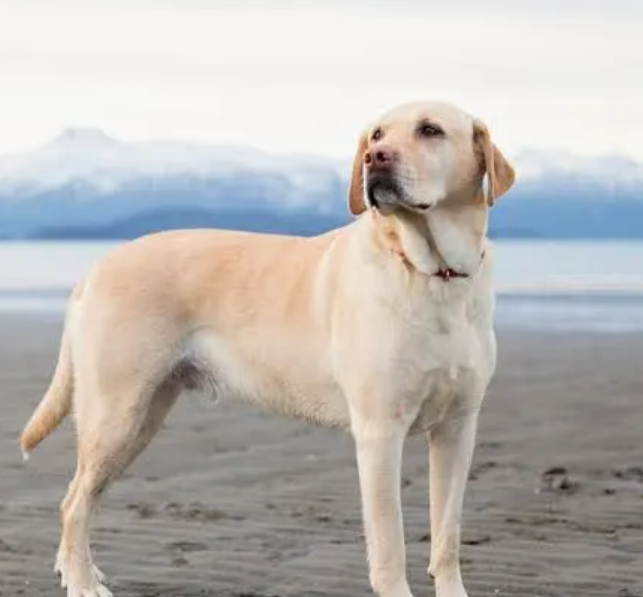
#> input picture day_2/TEAM_NOTEBOOK_DAY_2/dog.png, 643 x 597 px
$ jupyter execute --allow-errors team2.ipynb   (shell and % lines are left out)
#> lines starting #> are read from the running program, lines starting #| are printed output that depends on the picture; long printed decimals are rounded
Team *2*

## A) Matplotlib + NumPy Core

1. Create `x` and compute `y = np.where(x<0, x**2, np.sqrt(x+1))`. Plot with axis labels and grid.

[cell 1]
import numpy as np
import matplotlib.pyplot as plt

x = np.array([20, 30, 40, 1000])
y = np.where(x<0, x**2, np.sqrt(x+1))
plt.plot(x[::-1],y)
plt.grid()
plt.xlabel("Timp (Zile)")
plt.ylabel("Satisfactia studentilor care aleg BioINSF")
plt.show()

### 2. Create `u = np.linspace(-2,2,201)` and compute `U = u[:,None]`, `V = u[None,:]`. Plot `U*V` and `U+V` as heatmaps.

[cell 2]
import numpy as np
import matplotlib.pyplot as plt
import seaborn as sns
import matplotlib.pyplot as plt
import random

[cell 3]
u = np.linspace(-2,2,201)
u

[cell 4]
U = u[:,None]
V = u[None,:]

[cell 5]
U

[cell 6]
V

[cell 7]
A = U + V

[cell 8]
sns.heatmap(A)
plt.show()
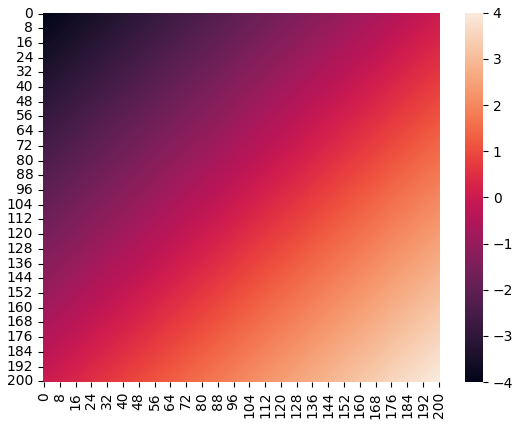
#> figure drawn by matplotlib, 2 panels

[cell 9]
B = U * V

[cell 10]
sns.heatmap(B)
plt.show()
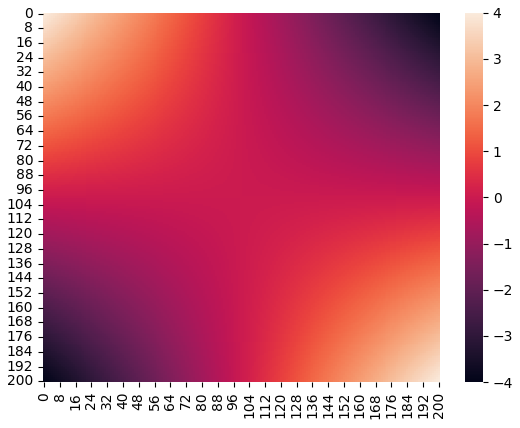
#> figure drawn by matplotlib, 2 panels

3. Simulate a random walk: `steps = np.random.choice([-1,1], size=2000)`, `pos = steps.cumsum()`. Plot and annotate the maximum distance from start.

[cell 11]
steps = np.random.choice([-1,1], size=2000)
pos = steps.cumsum()

max_step = np.argmax(np.abs(pos))

plt.figure()
plt.plot(pos)
plt.title("Random Walk")
plt.xlabel("Step")
plt.ylabel("Position")
plt.grid()
plt.annotate('Distance to BIOSINF', xy=(max_step,pos[max_step]), xytext=(max_step,pos[max_step]),arrowprops=dict(facecolor='black', shrink=0.05),)
plt.show()
#> figure, not shown here; curve peaks at x = 1617, y = 38

print(max_step)

### 4. Make a 6×6 array. Set a checkerboard pattern to −1 using slicing. Plot before and after.

[cell 12]
x = np.zeros((6, 6), dtype=int)
plt.plot(x)
plt.show()
x[1::2, ::2] = -1
x[::2, 1::2] = -1
print(x)
plt.plot(x)
plt.show()
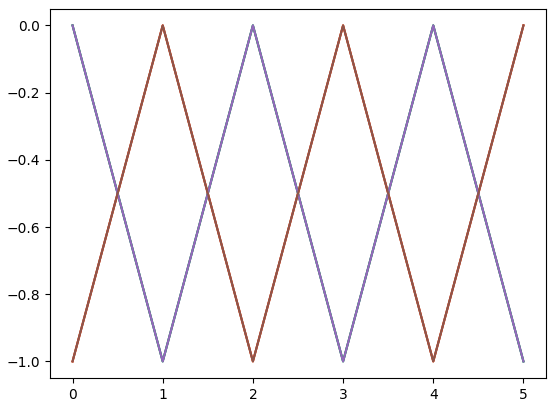
#> figure drawn by matplotlib, 1 panel

[cell 13]
def printcheckerboard(n):
#> called with n = 6
    print("Before")

    # create a n * n matrix
    x = np.zeros((n, n), dtype=int)
    plt.plot(x)
    plt.show()
    # fill with 1 the alternate cells in rows and columns
    x[1::2, ::2] = -1
    x[::2, 1::2] = -1

    # print the pattern
    for i in range(n):
        for j in range(n):
            print(x[i][j], end=" ")
        print()
    print("After")
    plt.plot(x)
    plt.show()

# driver code
n = 6
printcheckerboard(n)

5. Reshape `np.arange(36)` to (6,6). Reshape it to (3,12), swap axes, and reshape back. Plot the result as an image.

[cell 14]
import numpy as np
import numpy
row = np.arange(36)
row

[cell 15]
reshape_1 = row.reshape(6,6)
reshape_1

[cell 16]
reshape_2 = reshape_1.reshape(3,12)
reshape_2

[cell 17]
plt.plot(reshape_2)
plt.show()
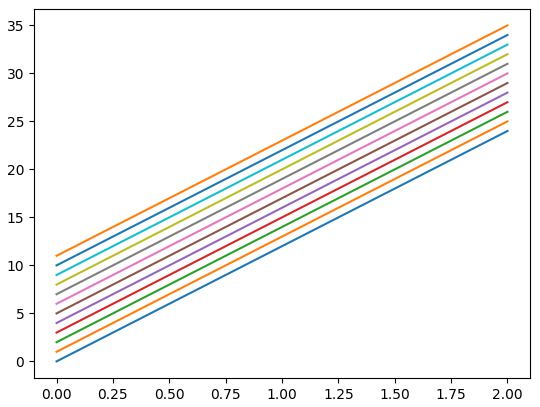
#> figure drawn by matplotlib, 1 panel

[cell 18]
reshape_3 = np.transpose(reshape_2)
reshape_3

[cell 19]
plt.plot(reshape_3)
plt.show()
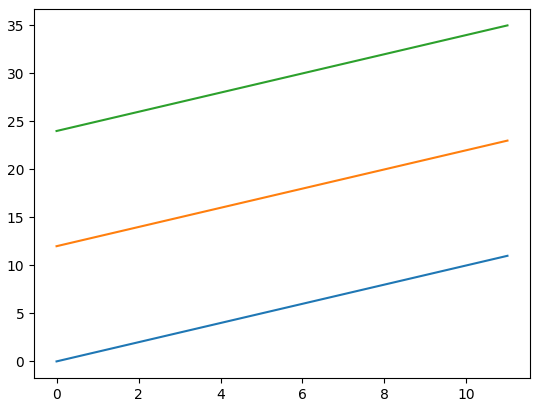
#> figure drawn by matplotlib, 1 panel; curve peaks at x = 11, y = 11; curve peaks at x = 11, y = 23; curve peaks at x = 11, y = 35

### 6. Create a 100×5 random matrix and multiply each column by `[1,2,3,4,5]`. Show column means before and after.

[cell 20]
A = np.random.rand(5,100)
B = [[1], [2], [3], [4], [5]]

[cell 21]
A

[cell 22]
B

[cell 23]
A * B

[cell 24]
C = [1,2,3,4]

## B) Images

[cell 25]
import numpy as np
import matplotlib.pyplot as plt

# Quality-of-life: render plots inline and increase figure DPI
plt.rcParams['figure.dpi'] = 120

from PIL import Image
from IPython.display import Audio, display

import os

1. Load and show an image. Compute per-channel means.

[cell 26]
img_path = "dog.png"

if img_path and os.path.exists(img_path):
    im = Image.open(img_path).convert("RGB")
else:
    w, h = 150, 100
    x = np.linspace(0, 1, w)
    y = np.linspace(0, 1, h)
    xv, yv = np.meshgrid(x, y)
    arr = np.stack([xv, yv, 0.5*np.ones_like(xv)], axis=-1)
    im = Image.fromarray(np.uint8(arr*255), mode="RGB")

plt.figure()
plt.imshow(im)
plt.title("Image Display (RGB)")
plt.axis("off")
plt.show()

[cell 27]
array = np.array(im)
channels_mean = array.mean(axis=(0, 1))
#> channels_mean = [187.5, 183.6, 180.3]
print("Per-channel means:", channels_mean)
#| Per-channel means: [187.477 183.634 180.255]

2. Convert to grayscale with `gray = img.mean(axis=2).astype(img.dtype)`. Display it.

[cell 28]
gray = array.mean(axis=2).astype(array.dtype)
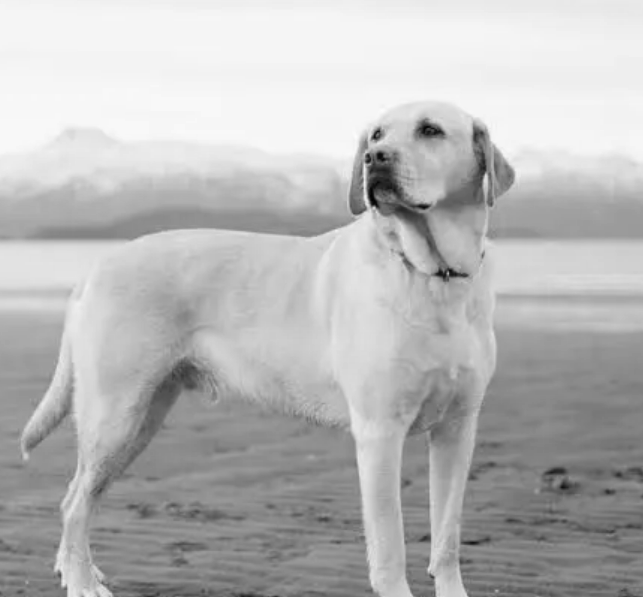
#> gray: shape (597, 643); min 1, max 253, mean 183.5
plt.figure()
plt.imshow(gray, cmap='gray')
plt.title("Grayscale Image")
plt.axis("off")
plt.show()

3. Swap red and blue channels using indexing.

[cell 29]
r = array[:, :, 0]
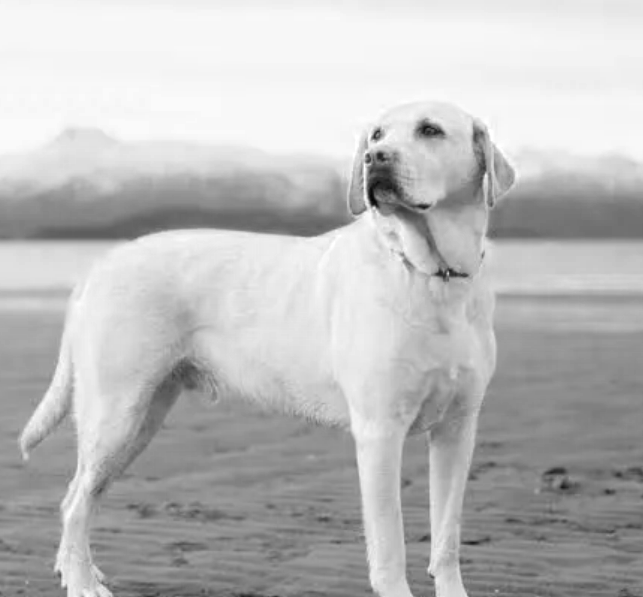
#> r: shape (597, 643); min 4, max 255, mean 187.5
b = array[:, :, 2]
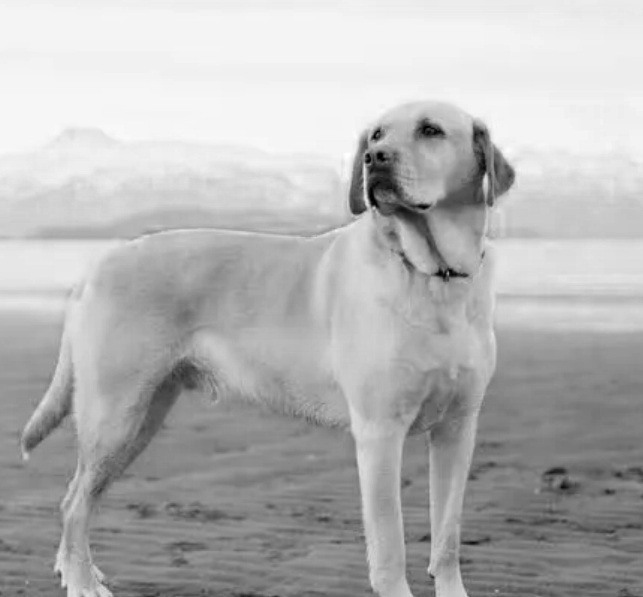
#> b: shape (597, 643); min 0, max 255, mean 180.3
swapped = array.copy()
swapped[:, :, 0] = b
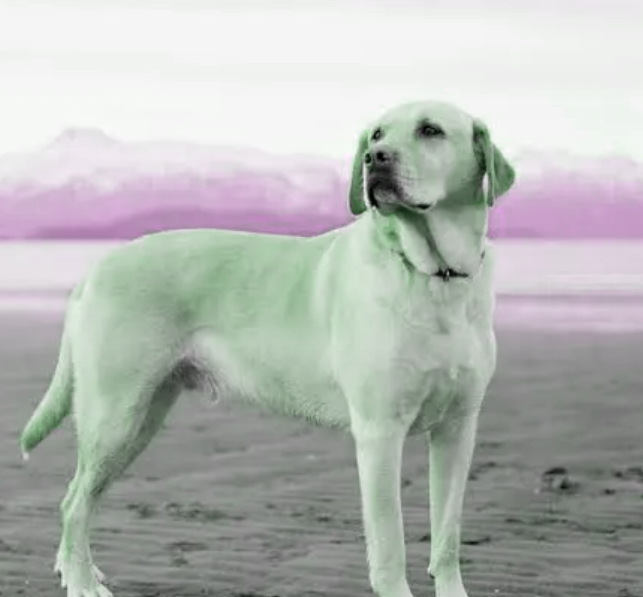
#> swapped: shape (597, 643, 3); mean R, G, B 180.3, 183.6, 180.3
swapped[:, :, 2] = r
plt.figure()
plt.imshow(swapped)
plt.title("Red and Blue Channels Swapped")
plt.axis("off")
plt.show()

4. Multiply the image by a vertical gradient tint using `np.linspace(0.7, 1.3, H)[:,None,None]`.

[cell 30]
H = array.shape[0]
#> H = 597
gradient = np.linspace(0.7, 1.3, H)[:, None, None]
#> gradient = 597 values from 0.7 to 1.3
gradient=array * gradient
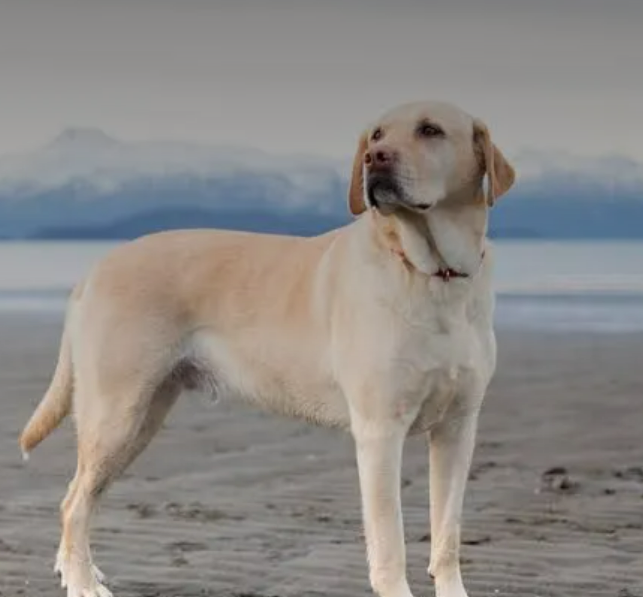
#> gradient: shape (597, 643, 3) float64; mean R, G, B 181.7, 177.3, 173.4; drawn with min black and max white
gradient = gradient/np.max(gradient) * 255
gradient = gradient.astype(array.dtype)
plt.figure()
plt.imshow(gradient)
plt.title("Image with Vertical Gradient")
plt.axis("off")
plt.show()
